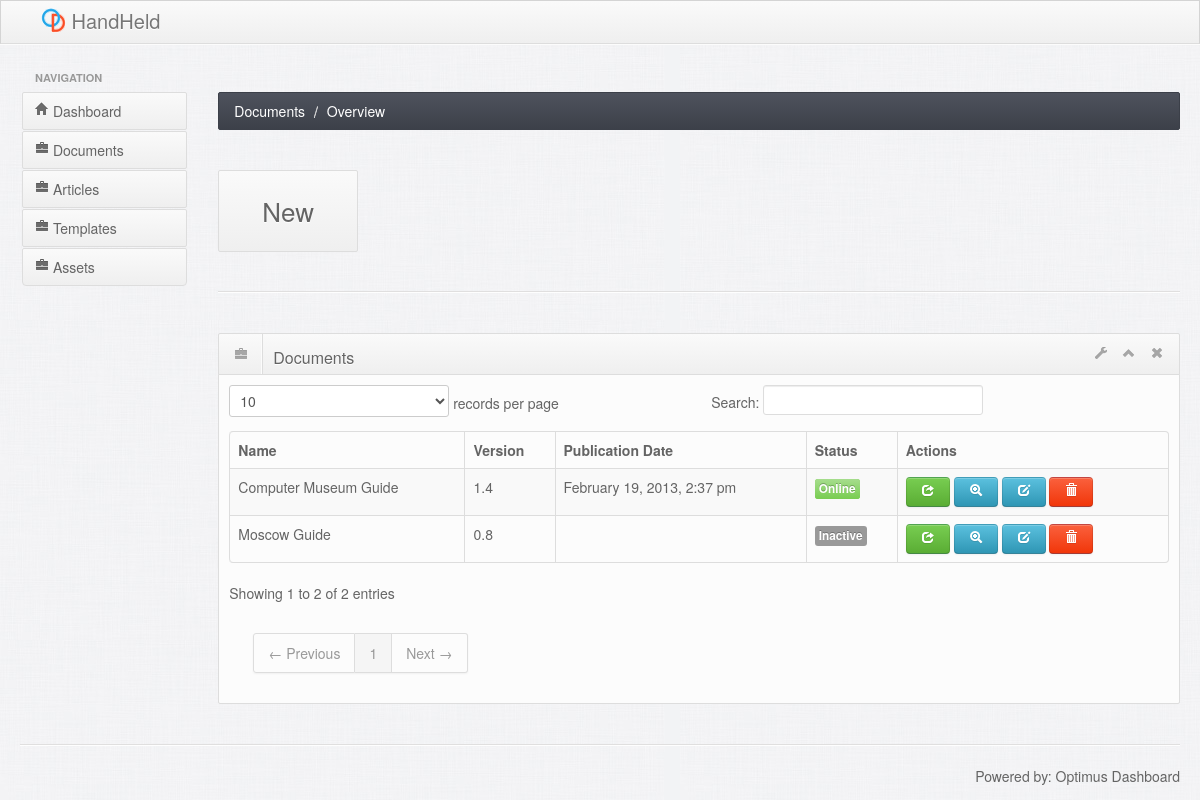
/documents/, run on the app's committed database.
### tables this page shows
CREATE TABLE document ("id" INTEGER PRIMARY KEY AUTOINCREMENT DEFAULT NULL,"name" Varchar(128) NOT NULL,"last_publication_date" Date DEFAULT NULL,"status" Varchar(32) NOT NULL,"version" Varchar(64) DEFAULT NULL,"template_id" integer,"start_article" integer,deployed_version integer DEFAULT NULL);

### application/views/documents/index.php (called while the page is built)
<?php $this->load->view('documents/partials/'.strtolower($action)) ; ?>

### application/controllers/documents.php (called while the page is built, shortened)
<?php
  class Documents extends CI_Controller
  {
    public function __construct()
    {
      $this->load->model('Document_model');
      $this->load->model('Article_model');
      $this->load->model('Template_model');
      $this->load->model('Assets_model');
    }
    public function index($action = null)
    {
      $data['action'] = 'Overview';
      $data['documents'] = $this->Document_model->get_all_documents();
      $this->load->view('partials/header', $data);
      $this->load->view('partials/leftmenu', $data);
      $this->load->view('documents/partials/contentheader', $data);
      $this->load->view('documents/index.php', $data);
      $this->load->view('partials/footer', $data);
    }
  }

### index.php (called while the page is built, shortened)
<?php
require_once BASEPATH.'core/CodeIgniter.php';

### application/models/document_model.php (called while the page is built, shortened)
<?php
  class Document_model extends CI_Model
  {
    public function get_all_documents()
    {
      $this->db->select('*');
      $this->db->from('document');
      $query = $this->db->get();
      $data = $query->result();
      return $data;
    }
  }

### application/views/documents/partials/overview.php (the view)
<div class="row-fluid">
<div class="box span12">
<div class="box-header" data-original-title>
    <h2><i class="icon-briefcase"></i><span class="break"></span>Documents</h2>
    <div class="box-icon">
        <a href="#" class="btn-setting"><i class="icon-wrench"></i></a>
        <a href="#" class="btn-minimize"><i class="icon-chevron-up"></i></a>
        <a href="#" class="btn-close"><i class="icon-remove"></i></a>
    </div>
</div>
<div class="box-content">
<table class="table table-striped table-bordered bootstrap-datatable datatable">
<thead>
<tr>
    <th>Name</th>
    <th>Version</th>
    <th>Publication Date</th>
    <th>Status</th>
    <th>Actions</th>
</tr>
</thead>
<tbody>
<?php foreach($documents as $document) : ?>
<tr>
    <td><?php echo $document->name ?></td>
    <td class="center"><?php echo $document->version ?></td>
    <td class="center"><?php echo $document->last_publication_date ?></td>
    <td class="center">
        <?php if($document->status == "Online") : ?>
        <span class="label label-success"><?php echo $document->status ?></span>
        <?php else: ?>
        <span class="label"><?php echo $document->status ?></span>
        <?php endif ?>
    </td>
    <td class="center">
        <a class="btn btn-success" href="publish/<?php echo $document->id ?>">
        <i class="icon-share icon-white"></i>
        </a>
        <a class="btn btn-info" href="build/<?php echo $document->id ?>">
            <i class="icon-zoom-in icon-white"></i>
        </a>
        <a class="btn btn-info" href="edit/<?php echo $document->id ?>">
            <i class="icon-edit icon-white"></i>
        </a>
        <a class="btn btn-danger" href="delete/<?php echo $document->id ?>">
            <i class="icon-trash icon-white"></i>
        </a>
    </td>
</tr>
<?php endforeach ?>
</tbody>
</table>
</div>
</div>
</div>

### data on the page
document: name "Moscow Guide", version "0.8", status "Inactive"
document: name "Computer Museum Guide", version "1.4", last_publication_date "February 19, 2013, 2:37 pm", status "Online"

### other printed values
$action "Overview"
